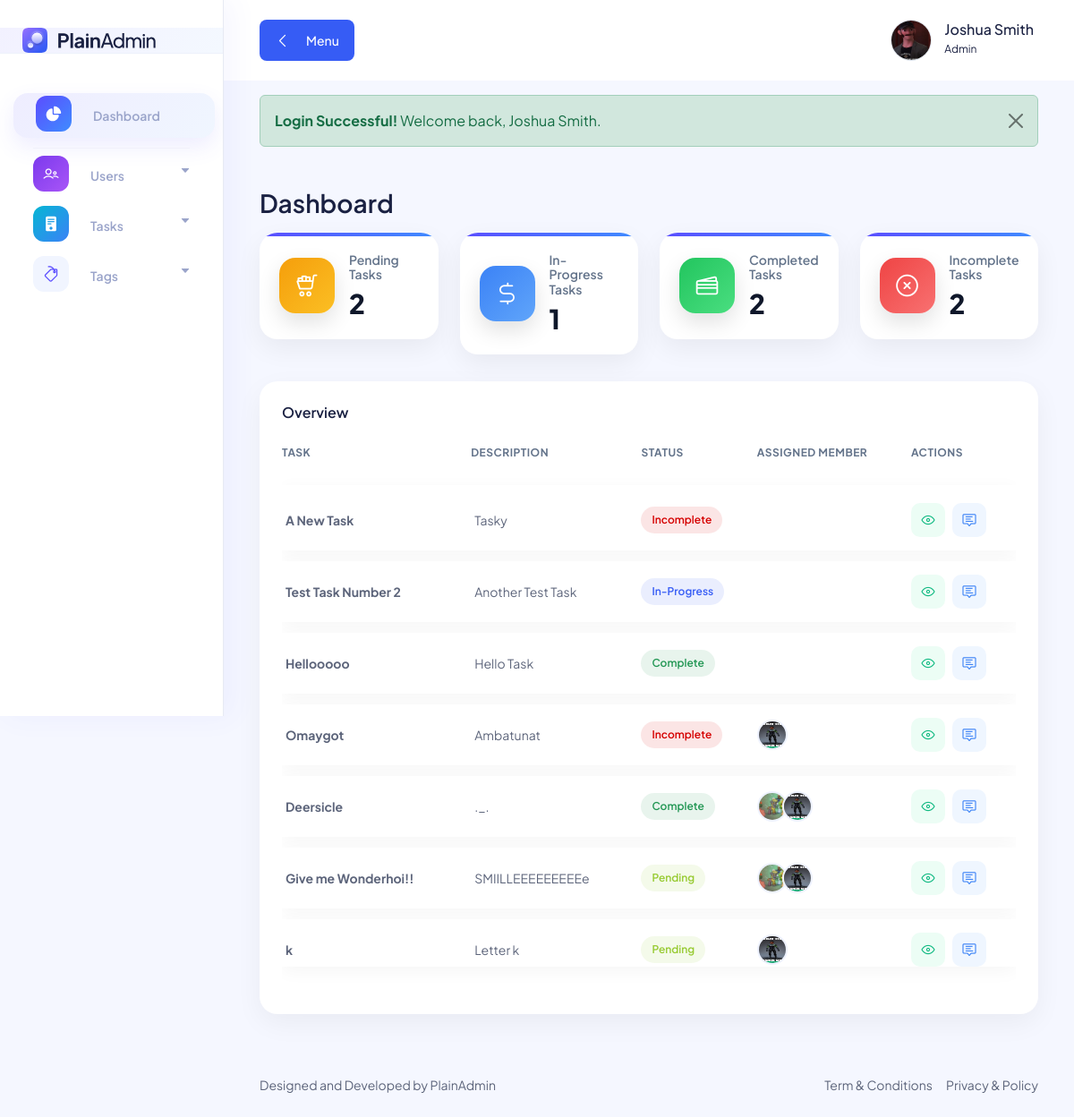
The app's page /pages/dashboard/dashboard.php (signed in) with its own data.
### tables this page shows
CREATE TABLE `users_tbl` (
  `user_id` int(11) NOT NULL AUTO_INCREMENT,
  `full_name` varchar(100) NOT NULL,
  `username` varchar(100) NOT NULL,
  `email` varchar(100) NOT NULL,
  `password` varchar(100) NOT NULL,
  `role` int(11) NOT NULL DEFAULT 2,
  `bio` varchar(255) DEFAULT NULL,
  `profile` varchar(255) DEFAULT NULL,
  PRIMARY KEY (`user_id`)
);

CREATE TABLE `tasks_tbl` (
  `task_id` int(11) NOT NULL AUTO_INCREMENT,
  `task_name` varchar(100) NOT NULL,
  `task_description` varchar(100) NOT NULL,
  `task_status` int(11) NOT NULL DEFAULT 1,
  `task_attachment` varchar(255) DEFAULT NULL,
  `task_submit` varchar(255) DEFAULT NULL,
  `submission_text` text DEFAULT NULL,
  `submitted_by` varchar(255) DEFAULT '',
  `submitted_at` datetime DEFAULT NULL,
  PRIMARY KEY (`task_id`)
);

CREATE TABLE `task_status_tbl` (
  `status_id` int(11) NOT NULL AUTO_INCREMENT,
  `status` varchar(100) NOT NULL,
  PRIMARY KEY (`status_id`)
);

CREATE TABLE `task_members_tbl` (
  `task_id` int(11) NOT NULL,
  `user_id` int(11) NOT NULL,
  KEY `task_members_tbl_users_tbl_FK` (`user_id`),
  KEY `task_members_tbl_tasks_tbl_FK` (`task_id`),
  CONSTRAINT `task_members_tbl_tasks_tbl_FK` FOREIGN KEY (`task_id`) REFERENCES `tasks_tbl` (`task_id`) ON DELETE CASCADE,
  CONSTRAINT `task_members_tbl_users_tbl_FK` FOREIGN KEY (`user_id`) REFERENCES `users_tbl` (`user_id`) ON DELETE CASCADE
);

### includes/utils/user.utils.php (called while the page is built, shortened)
<?php
function get_user_profile_image($conn, $user_id) : string {
    $all_users = mysqli_query($conn, "SELECT * FROM users_tbl WHERE user_id = '$user_id'");
    $user = mysqli_fetch_array($all_users);
    return "/task_management/uploads/profiles/" . $user['profile'];
}

### includes/utils/db.utils.php (called while the page is built, shortened)
<?php
function can_view_task($conn, $task_id, $user_id, $role): bool
{
    if ($role == "Admin")
        return true;
    $task_members = [];
    return in_array($user_id, $task_members);
}

### pages/dashboard/dashboard.php (the view, shortened to what this page needs)
<?php require_once "../../includes/conn.php"; ?>
<?php include_once "../../includes/utils/user.utils.php"; ?>
<?php include_once "../../includes/utils/db.utils.php"; ?>
<!DOCTYPE html>
<html lang="en">
<head>
    <?php include_once "../../includes/components/links.php"; ?>
</head>
<body>
    <?php include_once "../../includes/elements/sidebar.php"; ?>
    <main class="main-wrapper">
        <?php include_once "../../includes/elements/navbar.php"; ?>
        <section class="section">
            <div class="container-fluid">
                <?php if (isset($_SESSION['success_login'])) { ?>
                    <div class="alert alert-success alert-dismissible fade show mt-3" role="alert">
                        <strong>Login Successful!</strong>
                        Welcome back, <?php echo $_SESSION['fullname']; ?>.
                        <button type="button" class="btn-close" data-bs-dismiss="alert"></button>
                    </div>
                <?php } ?>
                <div class="title-wrapper pt-30 mb-3">
                    <div class="row align-items-center">
                        <div class="col-md-6">
                            <h2>Dashboard</h2>
                        </div>
                    </div>
                </div>
                <div class="row">
                    <?php
                    $stats = [
                        ["1", "Pending Tasks", "icon-pending", "lni-cart-full"],
                        ["2", "In-Progress Tasks", "icon-progress", "lni-dollar"],
                        ["3", "Completed Tasks", "icon-completed", "lni-credit-cards"],
                        ["4", "Incomplete Tasks", "icon-incomplete", "lni-cross-circle"]
                    ];
                    foreach ($stats as $s) {
                        $tasks_num = mysqli_num_rows(mysqli_query($conn, "SELECT * FROM tasks_tbl WHERE task_status = '$s[0]'"));
                        $status_num = 0;
                        $count = ($_SESSION['role'] == 'Member') ? $status_num : $tasks_num
                            ?>
                        <div class="col-xl-3 col-lg-4 col-sm-6">
                            <div class="dashboard-card mb-30">
                                <div class="icon-box <?php echo $s[2]; ?>">
                                    <i class="lni <?php echo $s[3]; ?>"></i>
                                </div>
                                <div class="content">
                                    <h6><?php echo $s[1]; ?></h6>
                                    <h3><?php echo $count; ?></h3>
                                </div>
                            </div>
                        </div>
                    <?php } ?>
                </div>
                <div class="glass-card mb-30">
                    <h6>Overview</h6>
                    <div class="table-wrapper table-responsive">
                        <table class="table" data-toggle="table" data-search="true" data-filter-control="true">
                            <thead>
                                <tr>
                                    <th>Task</th>
                                    <th>Description</th>
                                    <th>Status</th>
                                    <th>Assigned Member</th>
                                    <th>Actions</th>
                                </tr>
                            </thead>
                            <tbody>
                                <?php
                                $query = "
                                SELECT tasks_tbl.*, task_status_tbl.status
                                FROM tasks_tbl
                                LEFT JOIN task_status_tbl ON task_status_tbl.status_id = tasks_tbl.task_status
                            ";
                                $user_id = $_SESSION['user_id'];
                                $role = $_SESSION['role'];
                                $tasks = mysqli_query($conn, $query);
                                while ($task = mysqli_fetch_array($tasks)) {
                                    $status_color = match ((int) $task['task_status']) {
                                        1 => "info-btn",
                                        2 => "active-btn",
                                        3 => "success-btn",
                                        4 => "close-btn",
                                        default => "secondary-btn"
                                    };
                                    if (can_view_task($conn, $task['task_id'], $user_id, $role)) {
                                        ?>
                                        <tr>
                                            <td>
                                                <p class="m-1 fw-bold"><?php echo $task['task_name']; ?></p>
                                            </td>
                                            <td>
                                                <p class="m-1"><?php echo $task['task_description']; ?></p>
                                            </td>
                                            <td>
                                                <span class="status-btn <?php echo $status_color; ?>">
                                                    <?php echo $task['status']; ?>
                                                </span>
                                            </td>
                                            <td>
                                                <div class="d-flex align-items-center">
                                                    <?php
                                                    $task_id = $task['task_id'];
                                                    $select_members = mysqli_query($conn, "SELECT * FROM task_members_tbl LEFT JOIN users_tbl ON users_tbl.user_id = task_members_tbl.user_id WHERE task_id = '$task_id'");
                                                    while ($row = mysqli_fetch_array($select_members)) {
                                                        ?>
                                                        <img class="member-img"
                                                            src="<?php echo get_user_profile_image($conn, $row['user_id']); ?>"
                                                            alt="<?php echo $row['full_name']; ?>"
                                                            title="<?php echo $row['full_name']; ?>" />
                                                    <?php } ?>
                                                </div>
                                            </td>
                                            <td>
                                                <div class="action">
                                                    <a class="action-btn view-btn"
                                                        href="../tasks/task.view.php?id=<?php echo $task['task_id']; ?>">
                                                        <i class="lni lni-eye"></i>
                                                    </a>
                                                    <a class="action-btn edit-btn" href="#" data-bs-toggle="modal"
                                                        data-bs-target="#status-modal-<?php echo $task['task_id']; ?>">
                                                        <i class="lni lni-popup"></i>
                                                    </a>
                                                </div>
                                            </td>
                                        </tr>
                                        <?php
                                    }
                                }
                                ?>
                            </tbody>
                        </table>
                    </div>
                </div>
            </div>
        </section>
        <?php include_once "../../includes/elements/footer.php"; ?>
    </main>
    <?php include_once "../../includes/components/scripts.php"; ?>
</body>
</html>

### includes/elements/navbar.php (shortened to what this page needs)
<header class="header">
    <div class="container-fluid">
        <div class="row">
            <div class="col-lg-5 col-md-5 col-6">
                <div class="header-left d-flex align-items-center">
                    <div class="menu-toggle-btn mr-15">
                        <button id="menu-toggle" class="main-btn primary-btn btn-hover">
                            <i class="lni lni-chevron-left me-2"></i> Menu
                        </button>
                    </div>
                </div>
            </div>
            <div class="col-lg-7 col-md-7 col-6">
                <div class="header-right">
                    <div class="profile-box ml-15">
                        <button class="dropdown-toggle bg-transparent border-0" type="button" id="profile"
                            data-bs-toggle="dropdown" aria-expanded="false">
                            <div class="profile-info">
                                <div class="info">
                                    <img class="image"
                                        src="<?php echo get_user_profile_image($conn, $_SESSION['user_id']); ?>"
                                        alt="<?php echo $_SESSION['fullname']; ?>" />
                                    <div>
                                        <h6 class="fw-500">
                                            <?php echo $_SESSION['fullname']; ?>
                                        </h6>
                                        <p>
                                            <?php echo $_SESSION['role']; ?>
                                        </p>
                                    </div>
                                </div>
                            </div>
                        </button>
                    </div>
                </div>
            </div>
        </div>
    </div>
</header>

### assets/css/fullcalendar.css (style rules this page uses)
:root { --fc-daygrid-event-dot-width:8px;--fc-list-event-dot-width:10px;--fc-list-event-hover-bg-color:#f5f5f5 }

### pages/dashboard/dashboard.php (style rules this page uses)
:root { --primary: #5b4dff; --secondary: #3f8cff; --success: #22c55e; --danger: #ef4444; --muted: #64748b; }
body { background: #f5f7ff; }
.dashboard-card { background: white; border-radius: 20px; padding: 22px; position: relative; overflow: hidden; box-shadow: 0 10px 30px rgba(0, 0, 0, .06); transition: .3s; display: flex; align-items: center; gap: 16px; }
.dashboard-card::before { content: ''; position: absolute; top: 0; left: 0; width: 100%; height: 4px; background: linear-gradient(90deg, #5b4dff, #3f8cff); }
.dashboard-card .icon-box { width: 62px; height: 62px; border-radius: 18px; display: flex; align-items: center; justify-content: center; font-size: 26px; flex-shrink: 0; color: white; box-shadow: 0 10px 25px rgba(0, 0, 0, .12); }
.dashboard-card .content h6 { margin: 0 0 6px 0; color: #64748b; font-size: 14px; font-weight: 600; }
.dashboard-card .content h3 { margin: 0; font-size: 30px; font-weight: 800; color: #0f172a; }
.icon-pending { background: linear-gradient(135deg, #f59e0b, #fbbf24); }
.icon-progress { background: linear-gradient(135deg, #3b82f6, #60a5fa); }
.icon-completed { background: linear-gradient(135deg, #22c55e, #4ade80); }
.icon-incomplete { background: linear-gradient(135deg, #ef4444, #f87171); }
.glass-card { background: white; border-radius: 20px; padding: 25px; box-shadow: 0 10px 30px rgba(0, 0, 0, .05); }
.table { border-collapse: separate; border-spacing: 0 12px; }
.table thead th { border: none !important; color: #64748b; text-transform: uppercase; font-size: 12px; letter-spacing: .5px; }
.table tbody tr { background: white; box-shadow: 0 5px 20px rgba(0, 0, 0, .04); transition: .2s; }
.table td { border: none !important; vertical-align: middle; }
.action { display: flex; gap: 8px; }
.action-btn { width: 38px; height: 38px; border-radius: 10px; display: flex; align-items: center; justify-content: center; text-decoration: none; transition: .2s; }
.view-btn { background: #ecfdf5; color: #10b981; }
.edit-btn { background: #eff6ff; color: #3b82f6; }
.status-btn { display: inline-flex; align-items: center; justify-content: center; padding: 6px 12px; border-radius: 999px; font-size: 12px; font-weight: 600; }
.info-btn { background: #e0f2fe; color: #0284c7; }
.active-btn { background: #dbeafe; color: #2563eb; }
.success-btn { background: #dcfce7; color: #16a34a; }
.close-btn { background: #fee2e2; color: #dc2626; }
.member-img { width: 34px; height: 34px; border-radius: 50%; border: 2px solid #eef2ff; margin-left: -6px; transition: .2s; }
.member-img:first-child { margin-left: 0; }

### records on screen
users_tbl: profile (picture)
tasks_tbl: task_name "A New Task", task_description "Tasky", task_status_tbl.status "Incomplete"
tasks_tbl: task_name "Test Task Number 2", task_description "Another Test Task", task_status_tbl.status "In-Progress"
tasks_tbl: task_name "Hellooooo", task_description "Hello Task", task_status_tbl.status "Complete"
tasks_tbl: task_name "Omaygot", task_description "Ambatunat", task_status_tbl.status "Incomplete"
task_members_tbl: user.profile (picture)
tasks_tbl: task_name "Deersicle", task_description "._.", task_status_tbl.status "Complete"
task_members_tbl: user.profile (picture)
task_members_tbl: user.profile (picture)
tasks_tbl: task_name "Give me Wonderhoi!!", task_description "SMIILLEEEEEEEEEe", task_status_tbl.status "Pending"
task_members_tbl: user.profile (picture)
task_members_tbl: user.profile (picture)
tasks_tbl: task_name "k", task_description "Letter k", task_status_tbl.status "Pending"
task_members_tbl: user.profile (picture)

### other values on screen
$_SESSION['fullname'] "Joshua Smith"
$_SESSION['role'] "Admin"
$s[1] "Pending Tasks"
$count "2"
$s[1] "In-Progress Tasks"
$count "1"
$s[1] "Completed Tasks"
$s[1] "Incomplete Tasks"
